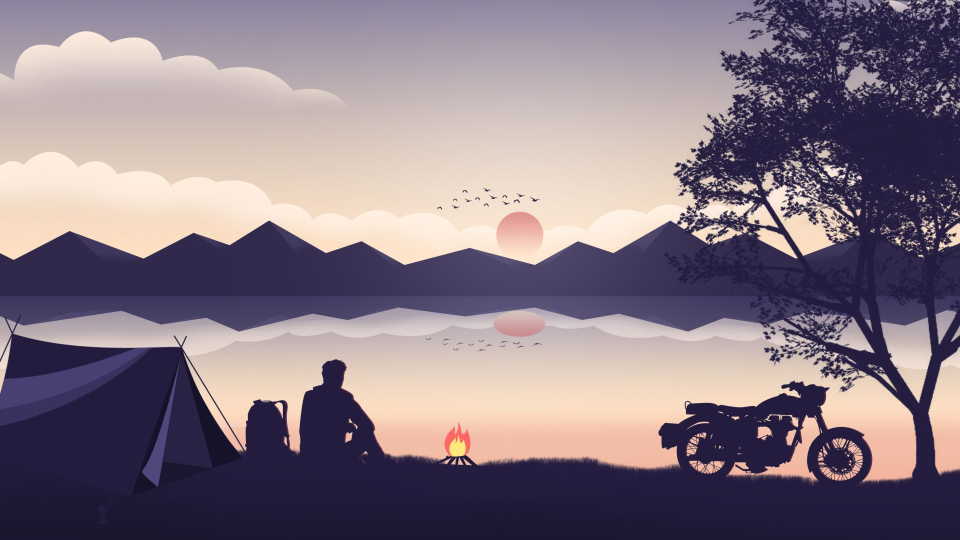
#> input picture Camp.jpg, 1920 x 1080 px (shown at 1/2 size)
$ python gradient.py
#> lines starting #> are read from the running program, lines starting #| are printed output that depends on the picture; after the words box and inside, x2 and y2 are one past the last pixel; in counts of white or black regions, pixels touching at a corner belong together
import cv2 as cv
import numpy as np
img1 = cv.imread('Camp.jpg')
#> img1 is the input picture: shape (1080, 1920, 3); mean B, G, R 133.2, 121.5, 135.6

img = cv.resize(img1,(400,400),interpolation=cv.INTER_LINEAR)
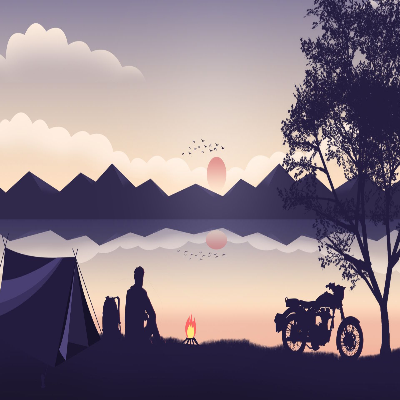
#> img: shape (400, 400, 3); mean B, G, R 133.1, 121.4, 135.5
cv.imshow("Resized",img)


gray = cv.cvtColor(img,cv.COLOR_BGR2GRAY)
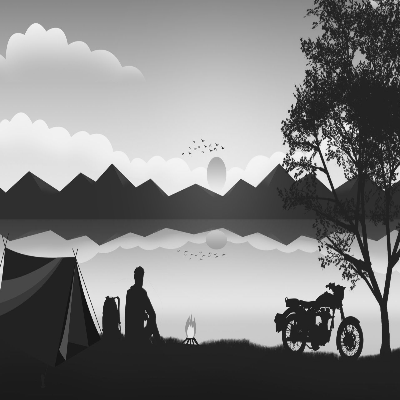
#> gray: shape (400, 400); min 15, max 245, mean 127

#Laplacian calculates the gradient of the grayscale image
lap = cv.Laplacian(gray, cv.CV_64F)
lap = np.uint8(np.absolute(lap))
cv.imshow('Laplacian',lap)

#Sobel
sobelx = cv.Sobel(gray,cv.CV_64F,1,0)
sobely = cv.Sobel(gray,cv.CV_64F,0,1)
combined_sobel = cv.bitwise_or(sobelx,sobely)
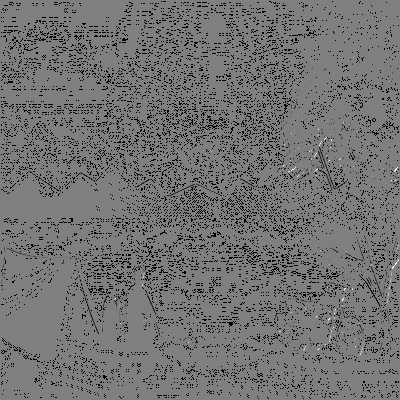
#> combined_sobel: shape (400, 400) float64; 9.99% of the values are NaN or infinite; the others: min -130944, max 130944, mean -787.5; drawn with min black, max white, NaN and infinite black

cv.imshow('Sobelx',sobelx)
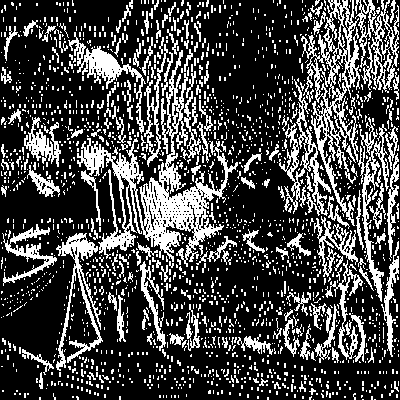
#> window 'Sobelx': shape (400, 400); 27.6% white in thin lines or dots
cv.imshow('Sobely',sobely)
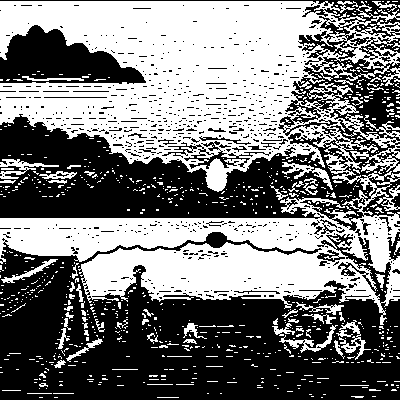
#> window 'Sobely': shape (400, 400); 48.2% white; 821 white regions (748 under 20 px), largest, box (x1, y1, x2, y2) and area: (0, 1, 400, 325) 69026, (336, 320, 371, 360) 397, (0, 159, 59, 179) 393
cv.imshow('Sobel Combine',combined_sobel)
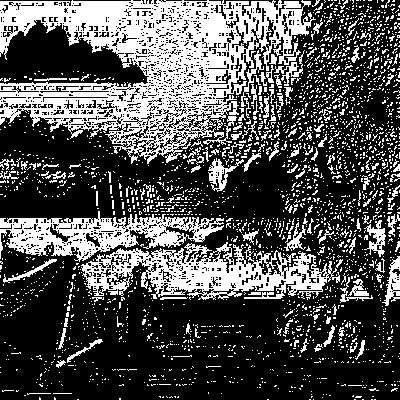
#> window 'Sobel Combine': shape (400, 400); 31.7% white; 2433 white regions (2295 under 20 px), largest, box (x1, y1, x2, y2) and area: (0, 0, 316, 164) 23154, (81, 242, 340, 300) 7096, (0, 211, 224, 262) 4961


canny = cv.Canny(gray,150,175)
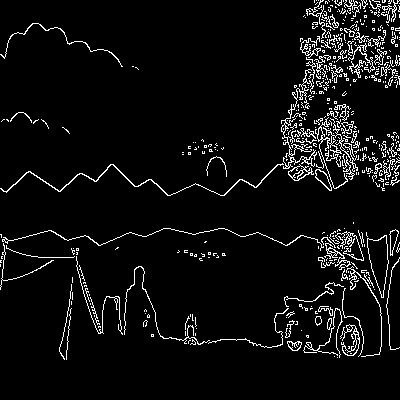
#> canny: shape (400, 400); 5.7% white in thin lines or dots
cv.imshow('Canny',canny)


cv.waitKey(0)
